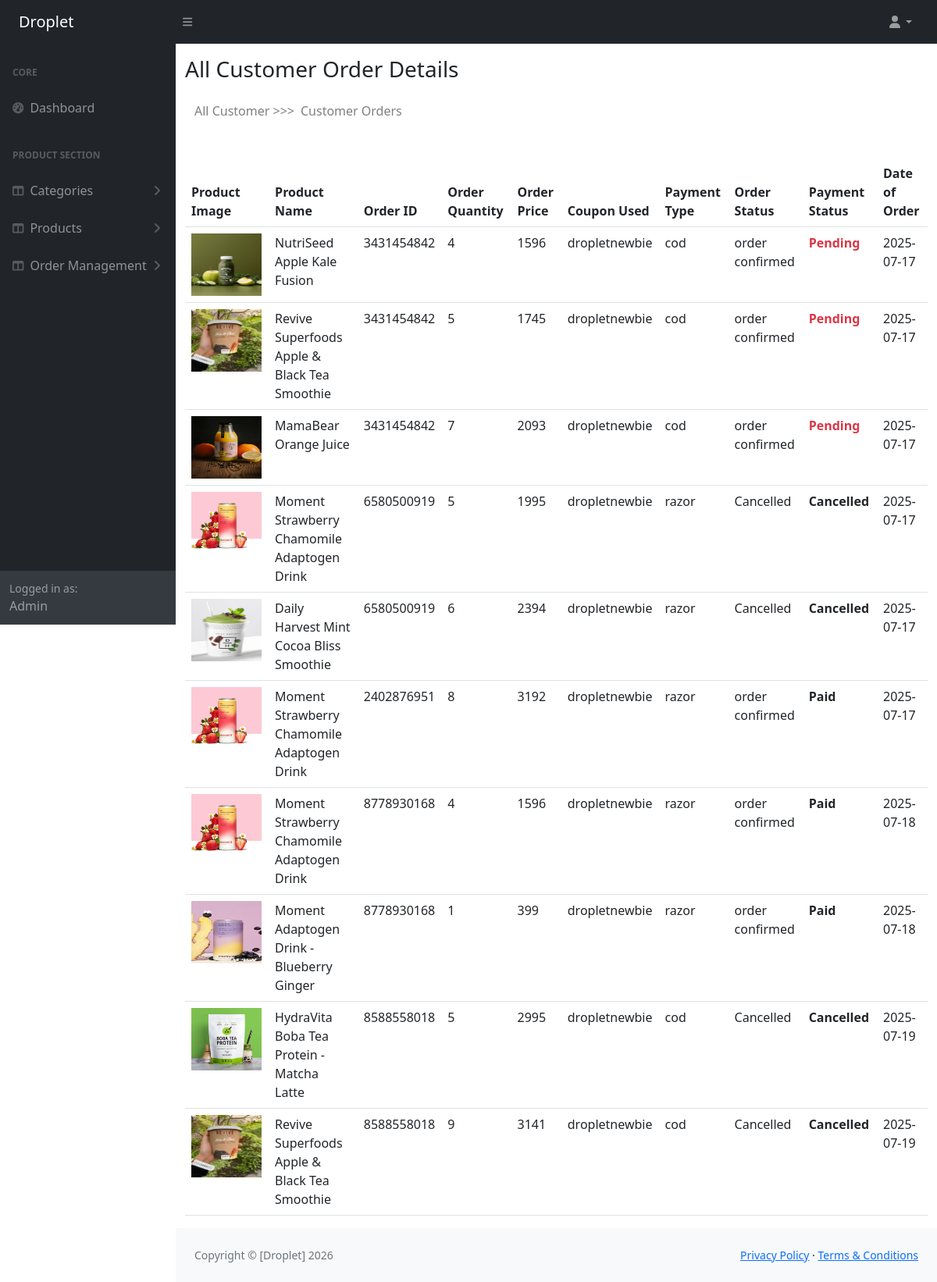
/admin/customer_order.php?id=1 (signed in), run on the app's committed database.
### tables this page shows
CREATE TABLE `order_item` (
  `id` int(11) NOT NULL,
  `order_id` varchar(200) NOT NULL,
  `product` int(11) NOT NULL,
  `quantity` int(11) NOT NULL,
  `date` date NOT NULL DEFAULT current_timestamp()
);

CREATE TABLE `product` (
  `id` int(11) NOT NULL,
  `category` int(11) NOT NULL,
  `p_title` varchar(300) NOT NULL,
  `p_description` text NOT NULL,
  `p_price` float NOT NULL DEFAULT 0,
  `company` varchar(300) NOT NULL,
  `m_date` date NOT NULL,
  `exp_date` date NOT NULL,
  `p_img` varchar(300) NOT NULL,
  `about` varchar(1000) NOT NULL,
  `created_at` date NOT NULL DEFAULT current_timestamp()
);

CREATE TABLE `orders` (
  `id` int(11) NOT NULL,
  `order_id` varchar(150) NOT NULL,
  `user` int(11) NOT NULL,
  `order_address` int(11) NOT NULL,
  `order_amount` decimal(10,0) NOT NULL,
  `order_status` varchar(100) NOT NULL DEFAULT 'order confirmed',
  `coupon` varchar(100) NOT NULL,
  `payment_type` enum('cod','razor') NOT NULL,
  `payment_id` varchar(200) NOT NULL,
  `payment_status` varchar(100) NOT NULL,
  `date` date NOT NULL DEFAULT current_timestamp()
);

### admin/customer_order.php (the view, shortened to what this page needs)
<?php
include("admin_header.php");
if($_SERVER['REQUEST_METHOD'] == "GET"){
   if(!empty($_GET['id'])){
        $user_id = $_GET['id'];
    }else{
      header("location:all_customer.php");
    }
}
?>
<div class="container mt-3 mb-3">
    <h3 class="mb-4">All Customer Order Details</h3>
    <div class="container d-flex gap-2 mb-4">
      <div class="mb-2 text-black-50">
          <a href="all_customer.php" class="text-black-50 text-decoration-none">All Customer >>></a>
      </div>
      <div class="mb-2">
          <a href="" class="text-black-50 text-decoration-none">Customer Orders</a>
      </div>
  </div>
</div>
<div class="container">
    <div class="table-responsive">
        <table class="table">
            <thead>
                <tr>
                    <th>Product Image</th>
                    <th>Product Name</th>
                    <th>Order ID</th>
                    <th>Order Quantity</th>
                    <th>Order Price</th>
                    <th>Coupon Used</th>
                    <th>Payment Type</th>
                    <th>Order Status</th>
                    <th>Payment Status</th>
                    <th>Date of Order</th>
                </tr>
            </thead>
            <tbody>
                <?php
                $order_query = mysqli_query($conn, "SELECT * FROM `orders` WHERE user='$user_id'");
                if(mysqli_num_rows($order_query)>0){
                    while($order = mysqli_fetch_assoc($order_query)){
                        $order_id = $order['order_id'];
                        $info = mysqli_query($conn, "SELECT * FROM `order_item` WHERE order_id='$order_id'");
                        if(mysqli_num_rows($info)>0){
                            while($order_info = mysqli_fetch_assoc($info)){
                                $pid = $order_info['product'];
                                $product_query = mysqli_query($conn, "SELECT * FROM `product` WHERE id='$pid'");
                                if(mysqli_num_rows($product_query) > 0){
                                $product = mysqli_fetch_assoc($product_query);
                                ?>
                                <tr>
                                    <td><img src="<?php echo $product['p_img'];?>" alt="" style="height:80px; width:90px;"></td>
                                    <td><?php echo $product['p_title'];?></td>
                                    <td><?php echo $order_id?></td>
                                    <td><?php echo $order_info['quantity'];?></td>
                                    <td><?php echo $total_amount = $product['p_price']*$order_info['quantity']?></td>
                                    <td><?php echo $order['coupon']?></td>
                                    <td><?php echo $order['payment_type'];?></td>
                                    <td><?php echo $order['order_status'];?></td>
                                    <td class="<?php echo strtolower($order['payment_status']) === 'pending' ? 'text-danger' : 'text-dark';?>"><b><?php echo $order['payment_status'];?></b></td>
                                    <td><?php echo $order['date'];?></td>
                                </tr>
                                <?php
                                }
                            }
                        }
                    }
                }else{
                    echo "no data found!";
                }
                ?>
            </tbody>
        </table>
    </div>
</div>
<?php
include("admin_footer.php");
?>

### data on the page
orders: order "3431454842", coupon "dropletnewbie", payment_type "cod", order_status "order confirmed", payment_status "Pending", date "2025-07-17"
order_item: product.p_img (picture), product.p_title "NutriSeed Apple Kale Fusion", quantity "4", $total_amount = $product['p_price']*$order_info['quantity'] "1596"
order_item: product.p_img (picture), product.p_title "Revive Superfoods Apple & Black Tea Smoothie", quantity "5", $total_amount = $product['p_price']*$order_info['quantity'] "1745"
order_item: product.p_img (picture), product.p_title "MamaBear Orange Juice", quantity "7", $total_amount = $product['p_price']*$order_info['quantity'] "2093"
orders: order "6580500919", coupon "dropletnewbie", payment_type "razor", order_status "Cancelled", payment_status "Cancelled", date "2025-07-17"
order_item: product.p_img (picture), product.p_title "Moment Strawberry Chamomile Adaptogen Drink", quantity "5", $total_amount = $product['p_price']*$order_info['quantity'] "1995"
order_item: product.p_img (picture), product.p_title "Daily Harvest Mint Cocoa Bliss Smoothie", quantity "6", $total_amount = $product['p_price']*$order_info['quantity'] "2394"
orders: order "2402876951", coupon "dropletnewbie", payment_type "razor", order_status "order confirmed", payment_status "Paid", date "2025-07-17"
order_item: product.p_img (picture), product.p_title "Moment Strawberry Chamomile Adaptogen Drink", quantity "8", $total_amount = $product['p_price']*$order_info['quantity'] "3192"
orders: order "8778930168", coupon "dropletnewbie", payment_type "razor", order_status "order confirmed", payment_status "Paid", date "2025-07-18"
order_item: product.p_img (picture), product.p_title "Moment Strawberry Chamomile Adaptogen Drink", quantity "4", $total_amount = $product['p_price']*$order_info['quantity'] "1596"
order_item: product.p_img (picture), product.p_title "Moment Adaptogen Drink - Blueberry Ginger", quantity "1", $total_amount=$product['p_price']*$order_info['quantity'] "399"
orders: order "8588558018", coupon "dropletnewbie", payment_type "cod", order_status "Cancelled", payment_status "Cancelled", date "2025-07-19"
order_item: product.p_img (picture), product.p_title "HydraVita Boba Tea Protein - Matcha Latte", quantity "5", $total_amount = $product['p_price']*$order_info['quantity'] "2995"
order_item: product.p_img (picture), product.p_title "Revive Superfoods Apple & Black Tea Smoothie", quantity "9", $total_amount = $product['p_price']*$order_info['quantity'] "3141"

### other printed values
$site_title "Droplet"
$_SESSION['admin']['name'] "Admin"
